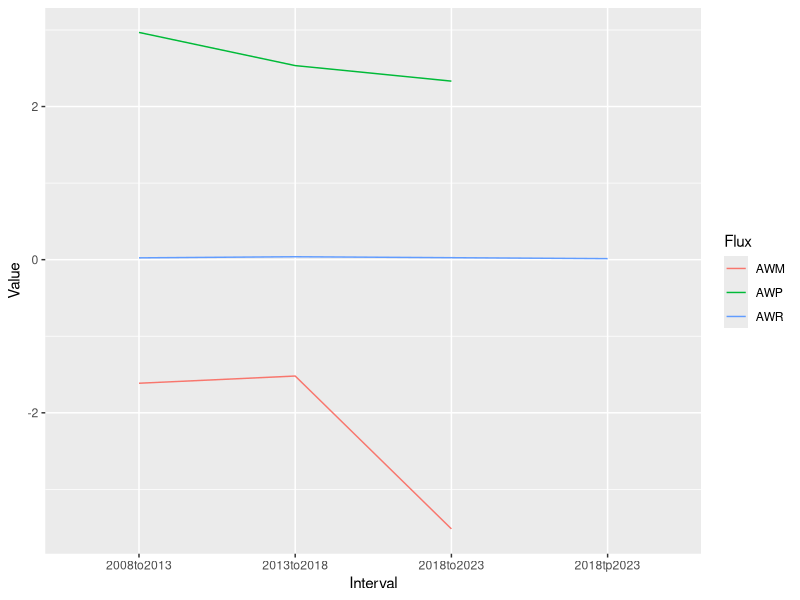
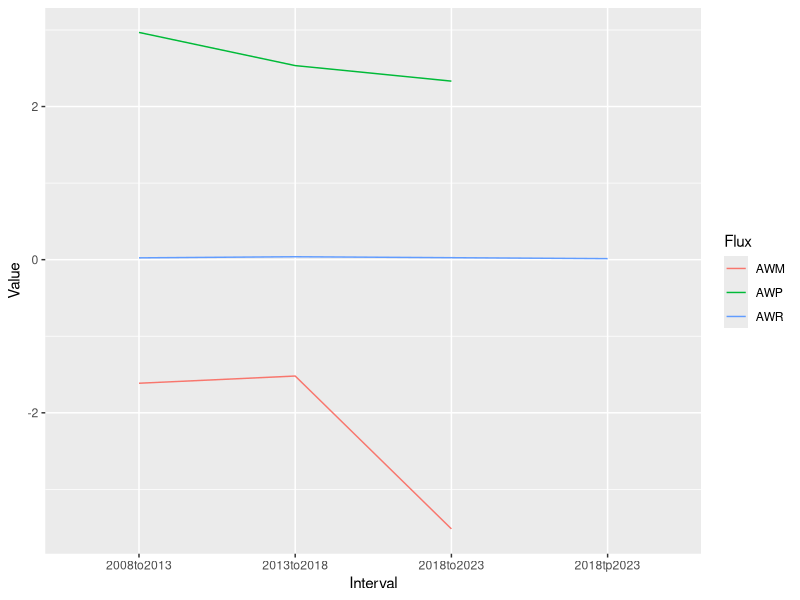

Write R code to recreate these figures, in order.
library(ggplot2)

##set your own wd##
setwd("/Users/krystalbagnaschi/Documents/15yrsChange/")

awrtable <- read.csv("doc/figure3_biomassRecruited.csv")
awmtable <- read.csv("doc/figure3_mortalityFlux.csv")
awptable <- read.csv("doc/figure3_woodGrowthFlux.csv")


##colnames(awrtable) <- c(colnames(awrtable)[1:4],"Value")
##colnames(awmtable) <- c(colnames(awmtable)[1:4],"Value")

#awrtable[3,4] <- "2018to2023"

biomassfluxtable <- rbind(awrtable, awmtable, awptable)

ggplot(biomassfluxtable, aes(x=Interval, y=Value, group=Flux, col=Flux)) +
  geom_line()

ggsave("figure3.png", width = 7, height = 7, units = "in", dpi = 300, path = "doc")
